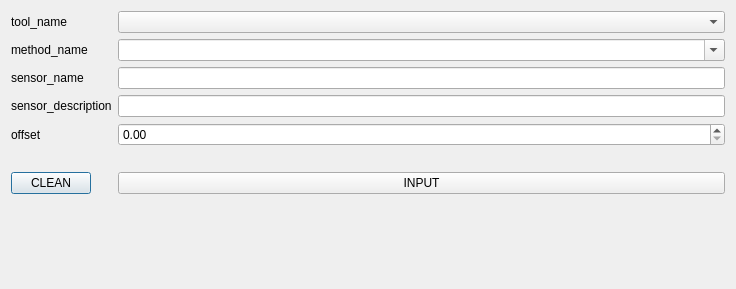
<?xml version="1.0" encoding="UTF-8"?>
<ui version="4.0">
 <class>UpdateSensor</class>
 <widget class="QDialog" name="UpdateSensor">
  <property name="geometry">
   <rect>
    <x>0</x>
    <y>0</y>
    <width>736</width>
    <height>289</height>
   </rect>
  </property>
  <property name="windowTitle">
   <string>Sensor Update Window</string>
  </property>
  <layout class="QFormLayout" name="formLayout">
   <item row="4" column="0">
    <widget class="QLabel" name="label">
     <property name="text">
      <string>sensor_name</string>
     </property>
    </widget>
   </item>
   <item row="4" column="1">
    <widget class="QLineEdit" name="lineEdit_sensor_name"/>
   </item>
   <item row="5" column="0">
    <widget class="QLabel" name="label_2">
     <property name="text">
      <string>sensor_description</string>
     </property>
    </widget>
   </item>
   <item row="5" column="1">
    <widget class="QLineEdit" name="lineEdit_sensor_description"/>
   </item>
   <item row="6" column="0">
    <widget class="QLabel" name="label_3">
     <property name="text">
      <string>offset</string>
     </property>
    </widget>
   </item>
   <item row="6" column="1">
    <widget class="QDoubleSpinBox" name="doubleSpinBox_offset"/>
   </item>
   <item row="11" column="0">
    <widget class="QPushButton" name="pushButton_CLEAN">
     <property name="text">
      <string>CLEAN</string>
     </property>
    </widget>
   </item>
   <item row="11" column="1">
    <widget class="QPushButton" name="pushButton_INPUT">
     <property name="text">
      <string>INPUT</string>
     </property>
    </widget>
   </item>
   <item row="10" column="1">
    <widget class="QLabel" name="label_input_info">
     <property name="text">
      <string/>
     </property>
    </widget>
   </item>
   <item row="0" column="1">
    <widget class="QComboBox" name="comboBox_tool_name"/>
   </item>
   <item row="0" column="0">
    <widget class="QLabel" name="label_4">
     <property name="text">
      <string>tool_name</string>
     </property>
    </widget>
   </item>
   <item row="2" column="1">
    <widget class="QComboBox" name="comboBox_method_name">
     <property name="editable">
      <bool>true</bool>
     </property>
    </widget>
   </item>
   <item row="2" column="0">
    <widget class="QLabel" name="label_5">
     <property name="text">
      <string>method_name</string>
     </property>
    </widget>
   </item>
  </layout>
 </widget>
 <resources/>
 <connections/>
</ui>
